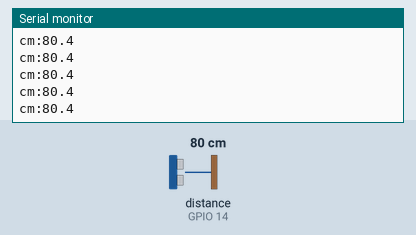
Simulated run of this sketch. Board: ESP32. Parts: the last lines printed to the serial monitor. Wiring (inferred from the names in the program): ultrasonic range finder: trigger GPIO 13; echo GPIO 14. Inputs (shaded band) come from the test bench; at power-on: distance to the obstacle (sensor on GPIO 14) 80 cm. The echo pulse lasts 58.3 µs per cm.

Above: at 1.2 s.
1.3 s: distance to the obstacle (sensor on GPIO 14) set to 2 cm
At 1.37 s:
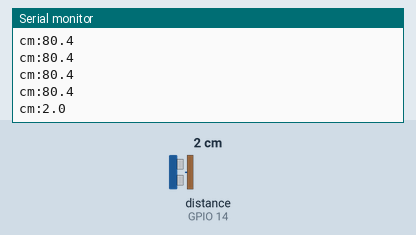
2.8 s: distance to the obstacle (sensor on GPIO 14) set to 4 cm
At 2.88 s:
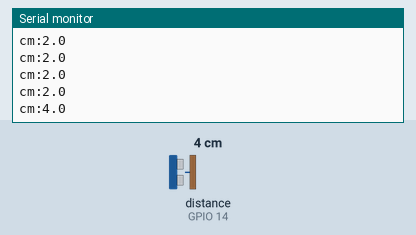
Timing chart, 0 to 5.8 s (numbered marks = the images above; inputs shaded):
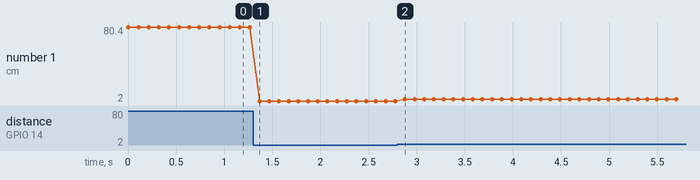

Measured:
- after the input at 1.3 s, the serial monitor: prints a new line after 0.07 s (image 1)
- after the input at 2.8 s, the serial monitor: prints a new line after 0.08 s (image 2)
- plotted number 1: 80.4 → 2 after the input at 1.3 s, 2 → 4 after the input at 2.8 s

The sketch:

ultrasonic.ino
```cpp
const int PIN_TRIG = 13, PIN_ECHO = 14;

float read_cm(void) {
    digitalWrite(PIN_TRIG, LOW);  delayMicroseconds(2);
    digitalWrite(PIN_TRIG, HIGH); delayMicroseconds(10);   // 10µs 펄스 = 측정 시작
    digitalWrite(PIN_TRIG, LOW);
    unsigned long us = pulseIn(PIN_ECHO, HIGH, 30000);     // 최대 30ms 기다림
    if (us == 0) return -1;                                // 타임아웃 = 측정 실패
    return us / 58.0f;                                     // 왕복 58µs ≈ 1cm
}

void setup() {
    Serial.begin(115200);
    pinMode(PIN_TRIG, OUTPUT);
    pinMode(PIN_ECHO, INPUT);
}

void loop() {
    float cm = read_cm();
    if (cm < 0) Serial.println("범위 밖");
    else        Serial.printf("cm:%.1f\n", cm);
    delay(100);
}
// → 손을 20cm 앞에 두면 cm:20.3 부근
```
